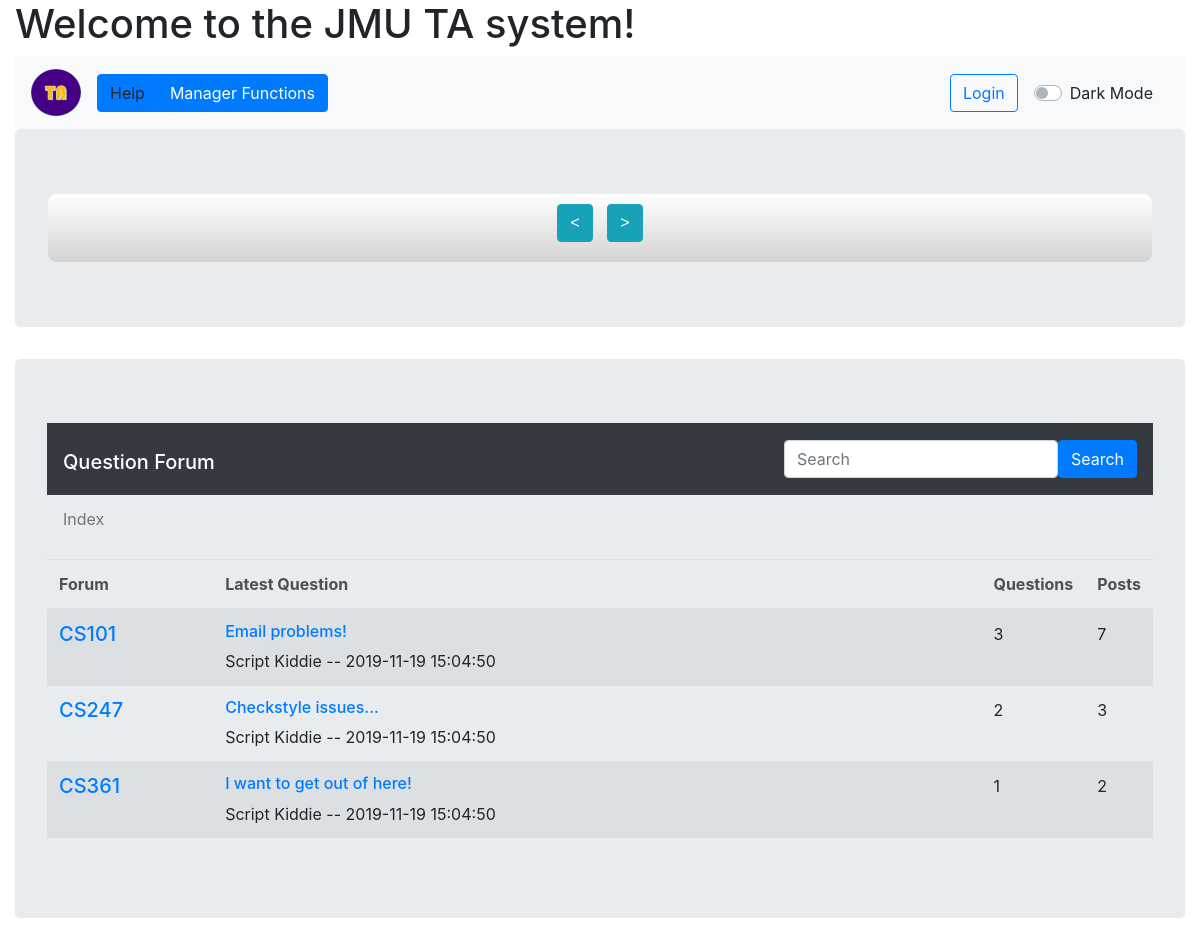
The page / on the database its author committed.
### tables this page shows
CREATE TABLE classforum
(
  forumID INT NOT NULL AUTO_INCREMENT,
  className TEXT NOT NULL,
  CONSTRAINT ClassForum_ForumID_pk PRIMARY KEY (forumID)
);

CREATE TABLE question
(
  questionID INT NOT NULL AUTO_INCREMENT,
  forumID INT NOT NULL,
  title TEXT NOT NULL,
  details TEXT NOT NULL,
  asked DATETIME NOT NULL DEFAULT NOW(),
  author TEXT,
  CONSTRAINT Question_questionID_pk PRIMARY KEY (questionID),
  CONSTRAINT Question_forumID_fk FOREIGN KEY (forumID) REFERENCES classforum (forumID)
);

### php/forum_index.php (the view, shortened to what this page needs)
<table id="forum_index" class="table table-striped table-responsive">
<thead class="thead-light">
    <tr>
        <th class="col-sm-2">Forum</th>
        <th class="col">Latest Question</th>
        <th class="col">Questions</th>
        <th class="col">Posts</th>
    </tr>
</thead>
<tbody>
    <?php
    $connection = OpenCon();
    $classQuery = "SELECT * FROM classforum";
    $forums = array();
    if ($result = $connection->query($classQuery)) {
        while($item = $result->fetch_assoc()) {
            $forums[] = $item;
        }
    }
    $lastAskedQuery = "SELECT CF.forumID, questionID, title, details, asked, author FROM classforum CF LEFT JOIN question Q1 ON CF.forumID = Q1.forumID WHERE questionID = (SELECT MAX(Q2.questionID) FROM question Q2 WHERE Q1.forumID = Q2.forumID) GROUP BY CF.forumID";
    $questions = array();
    if ($result = $connection->query($lastAskedQuery)) {
        while($item = $result->fetch_assoc()) {
            $questions[] = $item;
        }
    }
    $qNumQuery = "SELECT forumID, COUNT(questionID) AS \"numQuestions\" FROM question GROUP BY forumID";
    $questionNum = array();
    if ($result = $connection->query($qNumQuery)) {
        while($item = $result->fetch_assoc()) {
            $questionNum[] = $item;
        }
    }
    $pNumQuery = "SELECT forumID, COUNT(answer.answerID) + COUNT(DISTINCT question.questionID) AS \"numPosts\" FROM question LEFT JOIN answer ON question.questionID = answer.questionID GROUP BY forumID";
    $postNum = array();
    if ($result = $connection->query($pNumQuery)) {
        while($item = $result->fetch_assoc()) {
            $postNum[] = $item;
        }
    }
    for ($x = 0; $x < count($forums); $x++) {
        $forumID = $forums[$x]['forumID'];
        $className = $forums[$x]['className'];
        $qTitle = $questions[$x]['title'];
        $author = $questions[$x]['author'];
        $asked = $questions[$x]['asked'];
        $numOfQ = $questionNum[$x]['numQuestions'];
        $numOfP = $postNum[$x]['numPosts'];
        echo("<tr id=\"".$forumID."\">");
        echo("<td><h3 class=\"h5\"><a class=\"class_anchor\" href=\"#0\">".$className."</a></h3></td>");
        echo("<td><div><h4 style=\"inline\" class=\"h6\">".$qTitle."</h4>".$author." -- ".$asked."<div></td>");
        echo("<td><div>".$numOfQ."</div></td>");
        echo("<td><div>".$numOfP."</div></td>");
        echo("</tr>");
    }
    ?>
</tbody>
</table>

### html/index.php (shortened to what this page needs)
<!doctype html>
<html lang="en">
  <head>
    <link rel="stylesheet" href="https://stackpath.bootstrapcdn.com/bootstrap/4.3.1/css/bootstrap.min.css">
    <link rel="stylesheet" type="text/css" href="../css/fullcalendar.css">
    <link rel="stylesheet" type="text/css" href="../css/dark-mode.css">
  </head>
  <body>
    <div class="container-fluid">
      <div class="page-header">
        <h1>Welcome to the JMU TA system!</h1>
      </div>
      <nav class="navbar navbar-expand-lg navbar-light bg-light">
        <a class="navbar-brand" href="index.php"><img src="../resources/TA_Iconx50px.png" alt="TA Icon"></a>
        <div class="collapse navbar-collapse" id="navbarSupportedContent">
          <ul class="navbar-nav mr-auto">
            <li class="nav-item">
              <div class="btn-group" role="group" aria-label="navigation button group">
                  <a role="help button" type="button" class="btn btn-primary" data-toggle="modal" data-target="#helpModal">Help</a>
                  <a href="manager.html" role="manager button" type="button" class="btn btn-primary">Manager Functions</a>
              </div>
            </li>
          </ul>
<?php if(isset($_SESSION['personID'])): ?>
          <form method="post" action="index.php">
            <input type="hidden" name="action" value="logoff">
            <input type="submit" class="btn btn-outline-primary my-2 my-sm-0" value="Logoff">
          </form>
<?php else: ?>
          <button class="btn btn-outline-primary my-2 my-sm-0" type="login"><a href="#" data-toggle="modal" data-target="#loginModal">Login</a></button>
<?php endif; ?>
          <div class="nav-link">
            <div class="custom-control custom-switch">
              <label class="custom-control-label" for="darkSwitch">Dark Mode</label>
            </div>
          </div>
        </div>
      </nav>
      <div class="jumbotron">
        <div id="calendar-container">
          <div id="calendar-header">
            <button class="btn btn-info" id="prevMonth">&lt;</button>
            <button class="btn btn-info" id="nextMonth">&gt;</button>
          </div>
        </div>
      </div>
      <div id="forum" class="jumbotron">
        <nav class="navbar navbar-dark bg-dark">
          <h1><a href="#" class="navbar-brand">Question Forum</a></h1>
          <form class="form-inline">
            <input type="text" class="form-control" placeholder="Search">
            <button type="submit" class="btn btn-primary">Search</button>
          </form>
        </nav>
        <nav aria-label="breadcrumb">
          <ol id="forum_breadcrumb_list" class="breadcrumb">
            <li id="bc_index" class="breadcrumb-item active">Index</li>
          </ol>
        </nav>
        <?php require_once('../php/forum_index.php')?>
      </div>
    </div>
  </body>
</html>

### css/fullcalendar.css (style rules this page uses)
#calendar-container { padding: 10px; text-align: center; border: 1px solid #eee; border-radius: 10px; font-size: 16px; font-family: Arial, Helvetica, sans-serif; background-image: linear-gradient(#fff, #d3d3d3); }
#calendar-container>div { padding: 0; margin-bottom: 10px; }

### css/dark-mode.css (style rules this page uses)
[data-theme="dark"] h1, h2, h3, h4, h5, h6 { color: #007bff; }

### rows shown on the page
classforum: className "CS101"
question: title "Email problems!", author "Script Kiddie", asked "2019-11-19 15:04:50"
classforum: className "CS247"
question: title "Checkstyle issues...", author "Script Kiddie", asked "2019-11-19 15:04:50"
classforum: className "CS361"
question: title "I want to get out of here!", author "Script Kiddie", asked "2019-11-19 15:04:50"

### other values the page prints
$numOfQ "3"
$numOfP "7"
$numOfQ "2"
$numOfP "3"
$numOfQ "1"
$numOfP "2"
